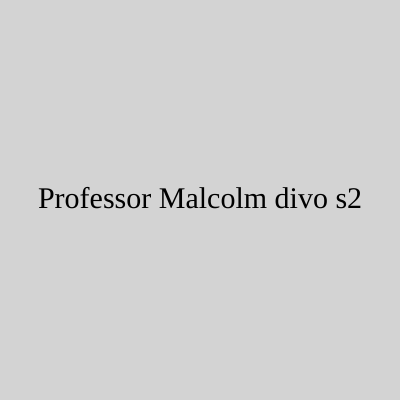
Frame 1 (no input)
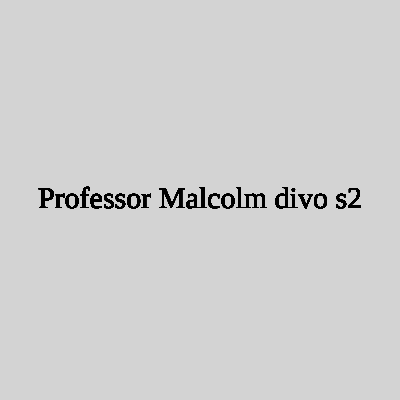
Frame 60 (no input)
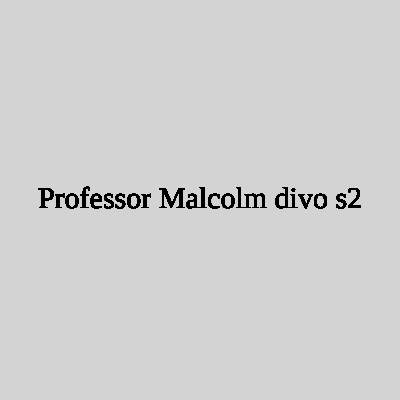
Frame 120 (the mouse pressed at the canvas centre since frame 60)

The p5.js sketch that drew these frames (run headless with seeded random() and noise() and a simulated clock; from frame 60 on, the mouse is pressed at the canvas centre):

// p5.js sketch
// ── sketch.js
function setup() {
    createCanvas(400, 400);
    background("lightgrey")
  
    textFont("Comic Sans MS");
    textSize(30)
    textAlign(CENTER,CENTER);
  
  }
  
  function draw(){
    text("Professor Malcolm divo s2",200,200)
  }
  
